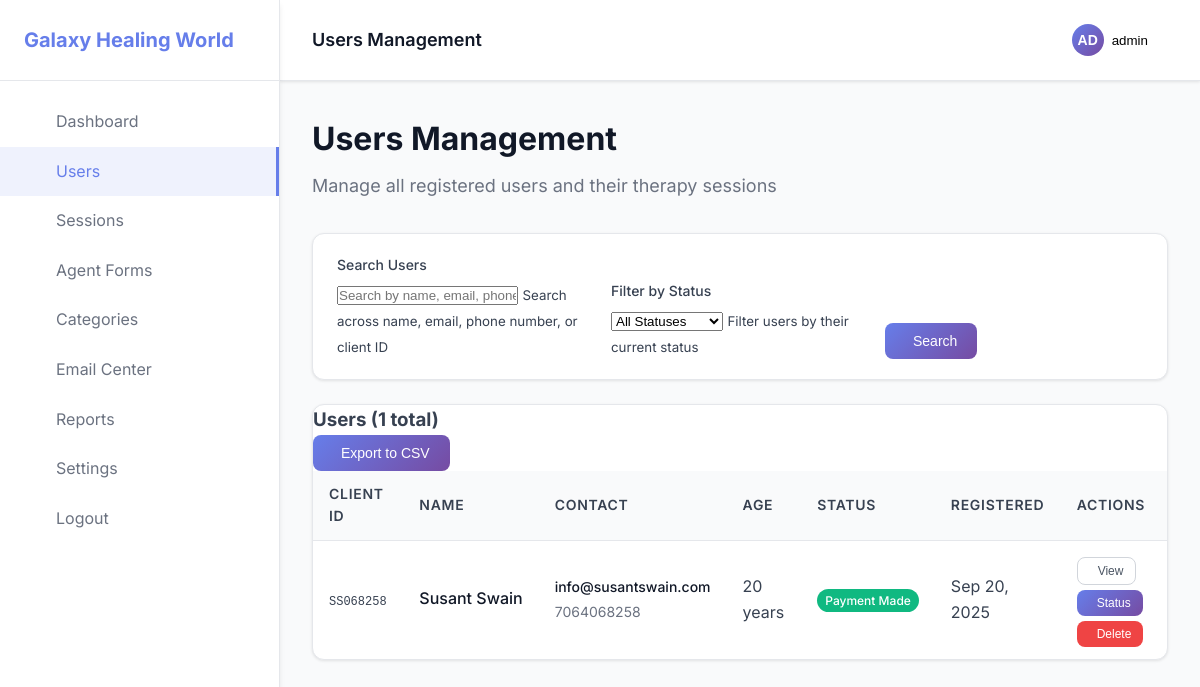
The app's page /admin/users.php (signed in) with its own data.
### tables this page shows
CREATE TABLE users (
                id INTEGER PRIMARY KEY AUTOINCREMENT,
                client_id VARCHAR(50) UNIQUE NOT NULL,
                name VARCHAR(255) NOT NULL,
                email VARCHAR(255) NOT NULL,
                mobile VARCHAR(20) NOT NULL,
                dob DATE,
                age INTEGER,
                state VARCHAR(100),
                district VARCHAR(100),
                address TEXT,
                attendant VARCHAR(50) DEFAULT 'self',
                attendant_name VARCHAR(255),
                attendant_email VARCHAR(255),
                attendant_mobile VARCHAR(20),
                relationship VARCHAR(100),
                how_learned VARCHAR(100),
                has_disability VARCHAR(10) DEFAULT 'no',
                disability_type VARCHAR(255),
                disability_percentage INTEGER,
                disability_documents TEXT,
                status VARCHAR(50) DEFAULT 'first-time',
                created_at DATETIME DEFAULT CURRENT_TIMESTAMP,
                updated_at DATETIME DEFAULT CURRENT_TIMESTAMP
            );

### admin/users.php (the view, shortened to what this page needs)
<?php
$db = Database::getInstance();
$pdo = $db->getConnection();
$search = $_GET['search'] ?? '';
$page = max(1, intval($_GET['page'] ?? 1));
$per_page = 20;
$offset = ($page - 1) * $per_page;
$where_conditions = [];
$params = [];
$where_clause = $where_conditions ? 'WHERE ' . implode(' AND ', $where_conditions) : '';
$count_query = "SELECT COUNT(*) as total FROM users $where_clause";
$stmt = $pdo->prepare($count_query);
$stmt->execute($params);
$total_users = $stmt->fetch()['total'];
$query = "
    SELECT u.*, c.name as category_name, c.color as category_color
    FROM users u
    LEFT JOIN categories c ON u.status = c.name
    $where_clause
    ORDER BY u.created_at DESC
    LIMIT $per_page OFFSET $offset
";
$stmt = $pdo->prepare($query);
$stmt->execute($params);
$users = $stmt->fetchAll();
?>
<!DOCTYPE html>
<html lang="en">
<head>
    <link rel="stylesheet" href="../assets/css/admin.css">
    <link rel="stylesheet" href="https://cdn.jsdelivr.net/npm/feather-icons@4.28.0/feather.min.css">
</head>
<body>
    <div class="admin-layout">
        <?php include 'includes/sidebar.php'; ?>
        <div class="admin-content">
            <?php include 'includes/header.php'; ?>
            <main class="main-content">
                <div class="page-header">
                    <h1>Users Management</h1>
                    <p>Manage all registered users and their therapy sessions</p>
                </div>
                <div class="search-filters">
                    <form method="GET" class="search-row" role="search" aria-label="Search and filter users">
                        <div class="search-group">
                            <label for="search">Search Users</label>
                            <input type="text" id="search" name="search"
                                   value="<?php echo htmlspecialchars($search); ?>"
                                   placeholder="Search by name, email, phone, or client ID"
                                   aria-describedby="search-help">
                            <small id="search-help">Search across name, email, phone number, or client ID</small>
                        </div>
                        <div class="search-group">
                            <label for="status">Filter by Status</label>
                            <select id="status" name="status" aria-describedby="status-help">
                                <option value="">All Statuses</option>
                            </select>
                            <small id="status-help">Filter users by their current status</small>
                        </div>
                        <div class="search-group">
                            <button type="submit" class="btn btn-primary">
                                Search
                            </button>
                        </div>
                    </form>
                </div>
                <div class="table-container">
                    <div class="table-header">
                        <h3>Users (<?php echo number_format($total_users); ?> total)</h3>
                        <button type="button" class="btn btn-primary" onclick="exportToCSV()" aria-label="Export users to CSV">
                            Export to CSV
                        </button>
                    </div>
                    <?php if (empty($users)): ?>
                        <div class="empty-state" role="status" aria-live="polite">
                            <i data-feather="users" aria-hidden="true"></i>
                            <h3>No users found</h3>
                            <p>No users match your current search criteria.</p>
                        </div>
                    <?php else: ?>
                        <div class="table-responsive">
                            <table class="table" role="table" aria-label="Users list">
                                <thead>
                                    <tr>
                                        <th scope="col">Client ID</th>
                                        <th scope="col">Name</th>
                                        <th scope="col">Contact</th>
                                        <th scope="col">Age</th>
                                        <th scope="col">Status</th>
                                        <th scope="col">Registered</th>
                                        <th scope="col" aria-label="Actions">Actions</th>
                                    </tr>
                                </thead>
                                <tbody>
                                    <?php foreach ($users as $user): ?>
                                        <tr>
                                            <td>
                                                <code class="client-id"><?php echo htmlspecialchars($user['client_id']); ?></code>
                                            </td>
                                            <td>
                                                <div class="user-info">
                                                    <div class="user-name"><?php echo htmlspecialchars($user['name']); ?></div>
                                                </div>
                                            </td>
                                            <td>
                                                <div class="contact-info">
                                                    <div><?php echo htmlspecialchars($user['email']); ?></div>
                                                    <div><?php echo htmlspecialchars($user['mobile']); ?></div>
                                                </div>
                                            </td>
                                            <td>
                                                <?php if ($user['age']): ?>
                                                    <?php echo $user['age']; ?> years
                                                <?php else: ?>
                                                    <span class="text-muted">Not specified</span>
                                                <?php endif; ?>
                                            </td>
                                            <td>
                                                <span class="status-badge"
                                                      style="background-color: <?php echo htmlspecialchars($user['category_color'] ?? '#6b7280'); ?>"
                                                      aria-label="Status: <?php echo htmlspecialchars(ucwords(str_replace('-', ' ', $user['status']))); ?>">
                                                    <?php echo htmlspecialchars(ucwords(str_replace('-', ' ', $user['status']))); ?>
                                                </span>
                                            </td>
                                            <td>
                                                <time datetime="<?php echo $user['created_at']; ?>">
                                                    <?php echo date('M j, Y', strtotime($user['created_at'])); ?>
                                                </time>
                                            </td>
                                            <td>
                                                <div class="action-buttons">
                                                    <button type="button" class="btn btn-small btn-outline"
                                                            onclick="viewUser(<?php echo $user['id']; ?>)"
                                                            aria-label="View details for <?php echo htmlspecialchars($user['name']); ?>">
                                                        View
                                                    </button>
                                                    <button type="button" class="btn btn-small btn-primary"
                                                            onclick="changeStatus(<?php echo $user['id']; ?>, '<?php echo htmlspecialchars($user['status']); ?>')"
                                                            aria-label="Change status for <?php echo htmlspecialchars($user['name']); ?>">
                                                        Status
                                                    </button>
                                                    <button type="button" class="btn btn-small btn-danger"
                                                            onclick="deleteUser(<?php echo $user['id']; ?>, '<?php echo htmlspecialchars($user['name']); ?>')"
                                                            aria-label="Delete user <?php echo htmlspecialchars($user['name']); ?>">
                                                        Delete
                                                    </button>
                                                </div>
                                            </td>
                                        </tr>
                                    <?php endforeach; ?>
                                </tbody>
                            </table>
                        </div>
                    <?php endif; ?>
                </div>
            </main>
        </div>
    </div>
</body>
</html>

### assets/css/admin.css (style rules this page uses)
* { margin: 0; padding: 0; box-sizing: border-box; }
body { font-family: 'Inter', -apple-system, BlinkMacSystemFont, 'Segoe UI', Roboto, sans-serif; line-height: 1.6; color: #374151; background: #f9fafb; }
.admin-layout { display: flex; min-height: 100vh; }
.admin-content { flex: 1; margin-left: 280px; display: flex; flex-direction: column; }
.main-content { flex: 1; padding: 32px; overflow-y: auto; }
.page-header { margin-bottom: 32px; }
.page-header h1 { font-size: 2rem; font-weight: 700; color: #111827; margin-bottom: 8px; }
.page-header p { color: #6b7280; font-size: 1.125rem; }
.user-info { flex: 1; min-width: 0; }
.user-name { font-weight: 500; color: #111827; margin-bottom: 2px; white-space: nowrap; overflow: hidden; text-overflow: ellipsis; }
.status-badge { padding: 4px 8px; border-radius: 12px; font-size: 0.75rem; font-weight: 500; color: white; white-space: nowrap; }
.btn { padding: 10px 20px; border: none; border-radius: 8px; font-weight: 500; text-decoration: none; display: inline-flex; align-items: center; gap: 8px; cursor: pointer; transition: all 0.2s ease; font-size: 14px; }
.btn-primary { background: linear-gradient(135deg, #667eea 0%, #764ba2 100%); color: white; }
.btn-outline { background: transparent; border: 1px solid #d1d5db; color: #4b5563; }
.btn-small { padding: 6px 12px; font-size: 12px; }
.btn-danger { background: #ef4444; color: white; }
.table-container { background: #ffffff; border-radius: 12px; box-shadow: 0 1px 3px 0 rgba(0, 0, 0, 0.1); border: 1px solid #e5e7eb; overflow: hidden; }
.table { width: 100%; border-collapse: collapse; }
.table thead { background: #f9fafb; }
.table th, .table td { padding: 12px 16px; text-align: left; border-bottom: 1px solid #e5e7eb; }
.table th { font-weight: 600; color: #374151; font-size: 0.875rem; text-transform: uppercase; letter-spacing: 0.05em; }
.table tbody tr:last-child td { border-bottom: none; }
.search-filters { background: #ffffff; padding: 20px 24px; border-radius: 12px; box-shadow: 0 1px 3px 0 rgba(0, 0, 0, 0.1); border: 1px solid #e5e7eb; margin-bottom: 24px; }
.search-row { display: flex; gap: 16px; align-items: end; }
.search-group { flex: 1; }
.search-group label { display: block; margin-bottom: 6px; font-weight: 500; color: #374151; font-size: 0.875rem; }
.contact-info { display: flex; flex-direction: column; gap: 2px; }
.contact-info div { font-size: 0.875rem; }
.contact-info div:first-child { font-weight: 500; color: #111827; }
.contact-info div:last-child { color: #6b7280; }
.client-id { font-family: 'Monaco', 'Menlo', monospace; font-size: 0.75rem; }

### records on screen
users: client "SS068258", name "Susant Swain", email "info@susantswain.com", mobile "7064068258", age "20", status "Payment Made", created_at "Sep 20, 2025"

### other values on screen
Config::get('site.name') "Galaxy Healing World"
$pageTitle "Users Management"
substr($_SESSION['admin_username'] ?? 'A', 0, 2) "AD"
$_SESSION['admin_username'] "admin"
$total_users "1"
